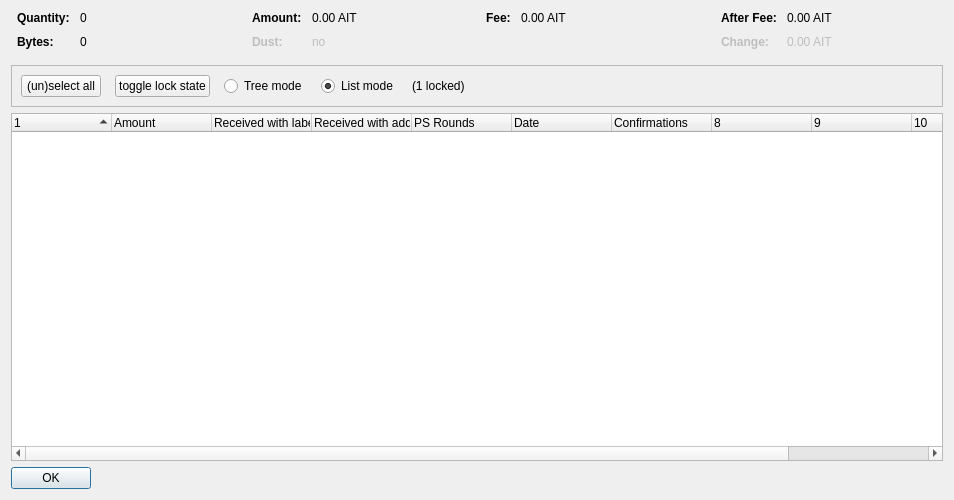
<?xml version="1.0" encoding="UTF-8"?>
<ui version="4.0">
 <class>CoinControlDialog</class>
 <widget class="QDialog" name="CoinControlDialog">
  <property name="geometry">
   <rect>
    <x>0</x>
    <y>0</y>
    <width>954</width>
    <height>500</height>
   </rect>
  </property>
  <property name="windowTitle">
   <string>Coin Selection</string>
  </property>
  <layout class="QVBoxLayout" name="verticalLayout">
   <item>
    <layout class="QHBoxLayout" name="horizontalLayoutTop" stretch="0,0,0,0">
     <property name="topMargin">
      <number>0</number>
     </property>
     <property name="bottomMargin">
      <number>10</number>
     </property>
     <item>
      <layout class="QFormLayout" name="formLayoutCoinControl1">
       <property name="horizontalSpacing">
        <number>10</number>
       </property>
       <property name="verticalSpacing">
        <number>10</number>
       </property>
       <property name="leftMargin">
        <number>6</number>
       </property>
       <property name="rightMargin">
        <number>6</number>
       </property>
       <item row="0" column="0">
        <widget class="QLabel" name="labelCoinControlQuantityText">
         <property name="font">
          <font>
           <weight>75</weight>
           <bold>true</bold>
          </font>
         </property>
         <property name="text">
          <string>Quantity:</string>
         </property>
        </widget>
       </item>
       <item row="0" column="1">
        <widget class="QLabel" name="labelCoinControlQuantity">
         <property name="cursor">
          <cursorShape>IBeamCursor</cursorShape>
         </property>
         <property name="contextMenuPolicy">
          <enum>Qt::ActionsContextMenu</enum>
         </property>
         <property name="text">
          <string notr="true">0</string>
         </property>
         <property name="textInteractionFlags">
          <set>Qt::LinksAccessibleByMouse|Qt::TextSelectableByKeyboard|Qt::TextSelectableByMouse</set>
         </property>
        </widget>
       </item>
       <item row="1" column="0">
        <widget class="QLabel" name="labelCoinControlBytesText">
         <property name="font">
          <font>
           <weight>75</weight>
           <bold>true</bold>
          </font>
         </property>
         <property name="text">
          <string>Bytes:</string>
         </property>
        </widget>
       </item>
       <item row="1" column="1">
        <widget class="QLabel" name="labelCoinControlBytes">
         <property name="cursor">
          <cursorShape>IBeamCursor</cursorShape>
         </property>
         <property name="contextMenuPolicy">
          <enum>Qt::ActionsContextMenu</enum>
         </property>
         <property name="text">
          <string notr="true">0</string>
         </property>
         <property name="textInteractionFlags">
          <set>Qt::LinksAccessibleByMouse|Qt::TextSelectableByKeyboard|Qt::TextSelectableByMouse</set>
         </property>
        </widget>
       </item>
      </layout>
     </item>
     <item>
      <layout class="QFormLayout" name="formLayoutCoinControl2">
       <property name="horizontalSpacing">
        <number>10</number>
       </property>
       <property name="verticalSpacing">
        <number>10</number>
       </property>
       <property name="leftMargin">
        <number>6</number>
       </property>
       <property name="rightMargin">
        <number>6</number>
       </property>
       <item row="0" column="0">
        <widget class="QLabel" name="labelCoinControlAmountText">
         <property name="font">
          <font>
           <weight>75</weight>
           <bold>true</bold>
          </font>
         </property>
         <property name="text">
          <string>Amount:</string>
         </property>
        </widget>
       </item>
       <item row="0" column="1">
        <widget class="QLabel" name="labelCoinControlAmount">
         <property name="cursor">
          <cursorShape>IBeamCursor</cursorShape>
         </property>
         <property name="contextMenuPolicy">
          <enum>Qt::ActionsContextMenu</enum>
         </property>
         <property name="text">
          <string notr="true">0.00 AIT</string>
         </property>
         <property name="textInteractionFlags">
          <set>Qt::LinksAccessibleByMouse|Qt::TextSelectableByKeyboard|Qt::TextSelectableByMouse</set>
         </property>
        </widget>
       </item>
       <item row="1" column="0">
        <widget class="QLabel" name="labelCoinControlLowOutputText">
         <property name="enabled">
          <bool>false</bool>
         </property>
         <property name="font">
          <font>
           <weight>75</weight>
           <bold>true</bold>
          </font>
         </property>
         <property name="text">
          <string>Dust:</string>
         </property>
        </widget>
       </item>
       <item row="1" column="1">
        <widget class="QLabel" name="labelCoinControlLowOutput">
         <property name="enabled">
          <bool>false</bool>
         </property>
         <property name="cursor">
          <cursorShape>IBeamCursor</cursorShape>
         </property>
         <property name="contextMenuPolicy">
          <enum>Qt::ActionsContextMenu</enum>
         </property>
         <property name="text">
          <string notr="true">no</string>
         </property>
         <property name="textInteractionFlags">
          <set>Qt::LinksAccessibleByMouse|Qt::TextSelectableByKeyboard|Qt::TextSelectableByMouse</set>
         </property>
        </widget>
       </item>
      </layout>
     </item>
     <item>
      <layout class="QFormLayout" name="formLayoutCoinControl3">
       <property name="horizontalSpacing">
        <number>10</number>
       </property>
       <property name="verticalSpacing">
        <number>10</number>
       </property>
       <property name="leftMargin">
        <number>6</number>
       </property>
       <property name="rightMargin">
        <number>6</number>
       </property>
       <item row="0" column="0">
        <widget class="QLabel" name="labelCoinControlFeeText">
         <property name="font">
          <font>
           <weight>75</weight>
           <bold>true</bold>
          </font>
         </property>
         <property name="text">
          <string>Fee:</string>
         </property>
        </widget>
       </item>
       <item row="0" column="1">
        <widget class="QLabel" name="labelCoinControlFee">
         <property name="cursor">
          <cursorShape>IBeamCursor</cursorShape>
         </property>
         <property name="contextMenuPolicy">
          <enum>Qt::ActionsContextMenu</enum>
         </property>
         <property name="text">
          <string notr="true">0.00 AIT</string>
         </property>
         <property name="textInteractionFlags">
          <set>Qt::LinksAccessibleByMouse|Qt::TextSelectableByKeyboard|Qt::TextSelectableByMouse</set>
         </property>
        </widget>
       </item>
      </layout>
     </item>
     <item>
      <layout class="QFormLayout" name="formLayoutCoinControl4">
       <property name="horizontalSpacing">
        <number>10</number>
       </property>
       <property name="verticalSpacing">
        <number>10</number>
       </property>
       <property name="leftMargin">
        <number>6</number>
       </property>
       <property name="rightMargin">
        <number>6</number>
       </property>
       <item row="0" column="0">
        <widget class="QLabel" name="labelCoinControlAfterFeeText">
         <property name="font">
          <font>
           <weight>75</weight>
           <bold>true</bold>
          </font>
         </property>
         <property name="text">
          <string>After Fee:</string>
         </property>
        </widget>
       </item>
       <item row="0" column="1">
        <widget class="QLabel" name="labelCoinControlAfterFee">
         <property name="cursor">
          <cursorShape>IBeamCursor</cursorShape>
         </property>
         <property name="contextMenuPolicy">
          <enum>Qt::ActionsContextMenu</enum>
         </property>
         <property name="text">
          <string notr="true">0.00 AIT</string>
         </property>
         <property name="textInteractionFlags">
          <set>Qt::LinksAccessibleByMouse|Qt::TextSelectableByKeyboard|Qt::TextSelectableByMouse</set>
         </property>
        </widget>
       </item>
       <item row="1" column="0">
        <widget class="QLabel" name="labelCoinControlChangeText">
         <property name="enabled">
          <bool>false</bool>
         </property>
         <property name="font">
          <font>
           <weight>75</weight>
           <bold>true</bold>
          </font>
         </property>
         <property name="text">
          <string>Change:</string>
         </property>
        </widget>
       </item>
       <item row="1" column="1">
        <widget class="QLabel" name="labelCoinControlChange">
         <property name="enabled">
          <bool>false</bool>
         </property>
         <property name="cursor">
          <cursorShape>IBeamCursor</cursorShape>
         </property>
         <property name="contextMenuPolicy">
          <enum>Qt::ActionsContextMenu</enum>
         </property>
         <property name="text">
          <string notr="true">0.00 AIT</string>
         </property>
         <property name="textInteractionFlags">
          <set>Qt::LinksAccessibleByMouse|Qt::TextSelectableByKeyboard|Qt::TextSelectableByMouse</set>
         </property>
        </widget>
       </item>
      </layout>
     </item>
    </layout>
   </item>
   <item>
    <widget class="QFrame" name="frame">
     <property name="minimumSize">
      <size>
       <width>0</width>
       <height>40</height>
      </size>
     </property>
     <property name="frameShape">
      <enum>QFrame::StyledPanel</enum>
     </property>
     <property name="frameShadow">
      <enum>QFrame::Sunken</enum>
     </property>
     <layout class="QHBoxLayout" name="horizontalLayout">
      <item>
       <layout class="QHBoxLayout" name="horizontalLayoutPanel" stretch="0,0,0,0,0,0">
        <property name="spacing">
         <number>14</number>
        </property>
        <item>
         <widget class="QPushButton" name="pushButtonSelectAll">
          <property name="sizePolicy">
           <sizepolicy hsizetype="Maximum" vsizetype="Fixed">
            <horstretch>0</horstretch>
            <verstretch>0</verstretch>
           </sizepolicy>
          </property>
          <property name="text">
           <string>(un)select all</string>
          </property>
          <property name="autoDefault">
           <bool>false</bool>
          </property>
         </widget>
        </item>
        <item>
         <widget class="QPushButton" name="pushButtonToggleLock">
          <property name="sizePolicy">
           <sizepolicy hsizetype="Maximum" vsizetype="Fixed">
            <horstretch>0</horstretch>
            <verstretch>0</verstretch>
           </sizepolicy>
          </property>
          <property name="text">
           <string>toggle lock state</string>
          </property>
          <property name="autoDefault">
           <bool>false</bool>
          </property>
         </widget>
        </item>
        <item>
         <widget class="QRadioButton" name="radioTreeMode">
          <property name="sizePolicy">
           <sizepolicy hsizetype="Maximum" vsizetype="Fixed">
            <horstretch>0</horstretch>
            <verstretch>0</verstretch>
           </sizepolicy>
          </property>
          <property name="text">
           <string>Tree mode</string>
          </property>
         </widget>
        </item>
        <item>
         <widget class="QRadioButton" name="radioListMode">
          <property name="sizePolicy">
           <sizepolicy hsizetype="Maximum" vsizetype="Fixed">
            <horstretch>0</horstretch>
            <verstretch>0</verstretch>
           </sizepolicy>
          </property>
          <property name="text">
           <string>List mode</string>
          </property>
          <property name="checked">
           <bool>true</bool>
          </property>
         </widget>
        </item>
        <item>
         <widget class="QLabel" name="labelLocked">
          <property name="text">
           <string>(1 locked)</string>
          </property>
         </widget>
        </item>
        <item>
         <spacer name="horizontalSpacer">
          <property name="orientation">
           <enum>Qt::Horizontal</enum>
          </property>
          <property name="sizeHint" stdset="0">
           <size>
            <width>40</width>
            <height>20</height>
           </size>
          </property>
         </spacer>
        </item>
       </layout>
      </item>
     </layout>
    </widget>
   </item>
   <item>
    <widget class="CoinControlTreeWidget" name="treeWidget">
     <property name="contextMenuPolicy">
      <enum>Qt::CustomContextMenu</enum>
     </property>
     <property name="sortingEnabled">
      <bool>false</bool>
     </property>
     <property name="columnCount">
      <number>11</number>
     </property>
     <attribute name="headerShowSortIndicator" stdset="0">
      <bool>true</bool>
     </attribute>
     <attribute name="headerStretchLastSection">
      <bool>false</bool>
     </attribute>
     <column>
      <property name="text">
       <string/>
      </property>
     </column>
     <column>
      <property name="text">
       <string>Amount</string>
      </property>
     </column>
     <column>
      <property name="text">
       <string>Received with label</string>
      </property>
     </column>
     <column>
      <property name="text">
       <string>Received with address</string>
      </property>
     </column>
     <column>
      <property name="text">
       <string>PS Rounds</string>
      </property>
     </column>
     <column>
      <property name="text">
       <string>Date</string>
      </property>
     </column>
     <column>
      <property name="text">
       <string>Confirmations</string>
      </property>
      <property name="toolTip">
       <string>Confirmed</string>
      </property>
     </column>
     <column>
      <property name="text">
       <string/>
      </property>
     </column>
     <column>
      <property name="text">
       <string/>
      </property>
     </column>
     <column>
      <property name="text">
       <string/>
      </property>
     </column>
     <column>
      <property name="text">
       <string/>
      </property>
     </column>
    </widget>
   </item>
   <item>
    <widget class="QDialogButtonBox" name="buttonBox">
     <property name="sizePolicy">
      <sizepolicy hsizetype="Maximum" vsizetype="Fixed">
       <horstretch>0</horstretch>
       <verstretch>0</verstretch>
      </sizepolicy>
     </property>
     <property name="orientation">
      <enum>Qt::Horizontal</enum>
     </property>
     <property name="standardButtons">
      <set>QDialogButtonBox::Ok</set>
     </property>
    </widget>
   </item>
  </layout>
 </widget>
 <customwidgets>
  <customwidget>
   <class>CoinControlTreeWidget</class>
   <extends>QTreeWidget</extends>
   <header>coincontroltreewidget.h</header>
  </customwidget>
 </customwidgets>
 <resources/>
 <connections/>
</ui>
